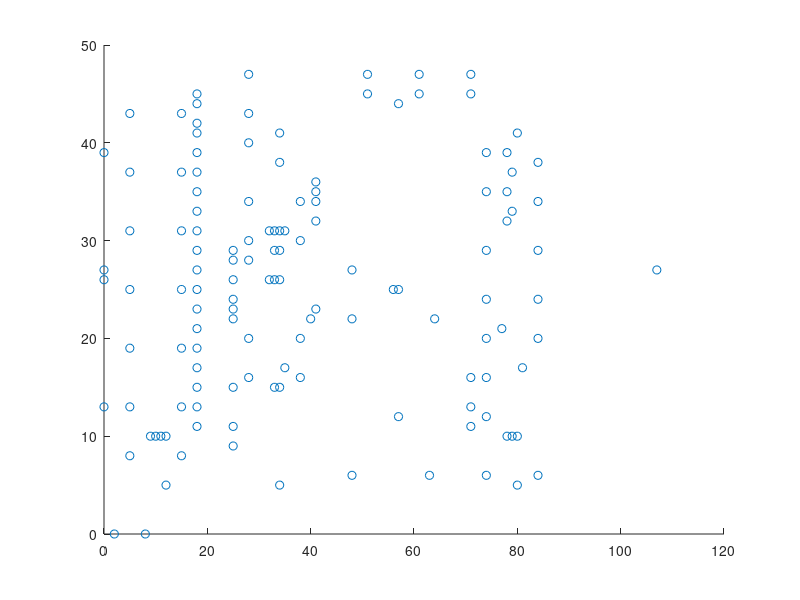

MATLAB code to generate this figure:
close All;
clear All;
clc;

coordinates = zeros(131,2);

fid = fopen('data131.txt', 'r');
tline = fgets(fid);
i = 1;
while ischar(tline)
    if tline(1) ~= 'N'
        m = regexp(tline, '\d+');
        coordinates(i,:) = [str2double(tline(m(2):m(3)-2)), str2double(tline(m(3):end))];
        i = i + 1;
    end
    tline = fgets(fid);
end
fclose(fid);

scatter(coordinates(:,1),coordinates(:,2));